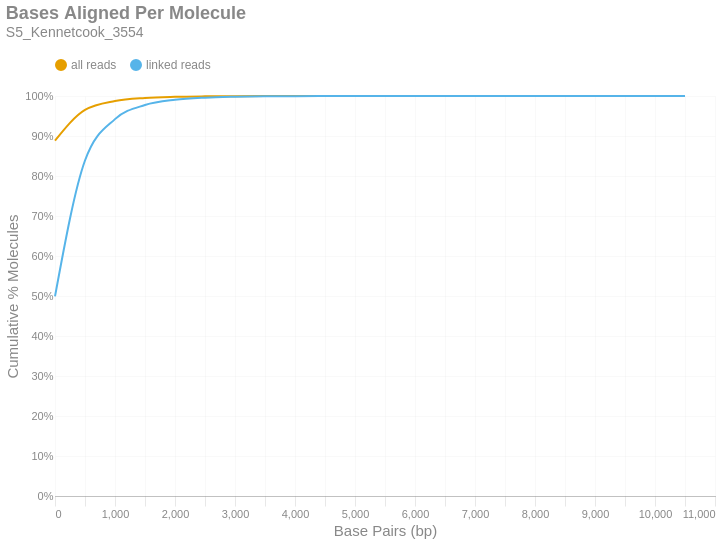

Source (notebook cell):
### Markdown cell above
### Bases Aligned Per Molecule
This is a cumulative frequency distribution showing the number of base pairs aligned per unique molecule. These data are shown in 500 bp bins. There are two distributions: one with `all reads` (yellow) and another with only `linked reads` (blue). The percent of molecules in the `linked reads` distribution is relative to the total number of linked molecules.

### Code cell
if SKIPLR:
    print_html(f"Skipped")
else:
    binned_df = consolidated_hist(valids['aligned_bp'], mask, 500, True)
    with SafeRender(binned_df):
        (
            density_plot(binned_df, 'Bases Aligned Per Molecule', samplename, 'basesper')
            .encode(
                x=alt.X('bin:Q', title="Base Pairs (bp)").axis(tickMinStep=500).scale(padding=0),
                y=alt.Y('value:Q', title='Cumulative % Molecules')
                    .axis(format='%')
                    .scale(domain = [0,1])
                    .stack(False),
                color=alt.Color("key:N").scale(domain = ["all reads", "linked reads"]),
                tooltip = [
                    alt.Tooltip("key:N", title = "Data Type"),
                    alt.Tooltip("range_label:N", title="Bases Aligned Per Molecule"),
                    alt.Tooltip("value:Q", format = ".2%", title="% Molecules (Cum.)")
                ]
            )
        ).display()

### Figure 1 — Vega-Lite specification as saved in the notebook (floating-point values rounded to 4 significant figures)
{"width": "container", "height": 400, "config": {"title": {"anchor": "start", "dy": -15, "fontSize": 18, "color": "#888888", "subtitleColor": "#888888", "subtitleFontSize": 14}, "arc": {"fill": "#0072B2"}, "axis": {"domainColor": "#888888", "domainWidth": 0.5, "gridWidth": 0.2, "grid": false, "titleFontWeight": 400, "titleFontSize": 15, "labelFontSize": 11, "labelColor": "#888888", "tickColor": "#888888", "tickWidth": 0.2, "titleColor": "#888888"}, "axisBand": {"grid": false}, "axisX": {"grid": true, "tickSize": 10, "domainCap": "round"}, "axisY": {"domain": false, "grid": true, "tickSize": 0, "domainCap": "round"}, "background": "transparent", "header": {"labelFontSize": 15, "labelColor": "#888888", "titleFontSize": 15, "titleFontWeight": 600, "titleColor": "#888888"}, "legend": {"labelFont": "sans-serif", "labelFontSize": 12, "labelColor": "#888888", "symbolSize": 100, "symbolType": "circle", "titleFontSize": 12, "titlePadding": 10, "titleColor": "#888888", "title": null, "orient": "top"}, "range": {"category": ["#E69F00", "#56B4E9", "#009E73", "#F0E442", "#0072B2", "#D55E00", "#CC79A7", "#000000"], "diverging": ["#cfe8f3", "#a2d4ec", "#73bfe2", "#46abdb", "#1696d2", "#12719e"]}, "area": {"fill": "#0072B2", "fillOpacity": 0.7, "line": true, "strokeOpacity": 0.7}, "line": {"color": "#0072B2", "stroke": "#0072B2", "strokeWidth": 2}, "trail": {"color": "#0072B2", "stroke": "#0072B2", "strokeWidth": 0, "size": 1}, "point": {"filled": true, "fillOpacity": 1.0, "size": 95}, "text": {"color": "#888888", "fontSize": 11, "align": "right", "fontWeight": 400, "size": 11}, "bar": {"fill": "#0072B2", "stroke": null}, "view": {"stroke": null, "continuousWidth": 660, "continuousHeight": 400}}, "data": {"name": "data-16a3444d3c530cead398be2d0760c8f7"}, "mark": {"type": "line", "interpolate": "monotone", "point": {"opacity": 0, "size": 275}}, "encoding": {"color": {"field": "key", "scale": {"domain": ["all reads", "linked reads"]}, "type": "nominal"}, "tooltip": [{"field": "key", "title": "Data Type", "type": "nominal"}, {"field": "range_label", "title": "Bases Aligned Per Molecule", "type": "nominal"}, {"field": "value", "format": ".2%", "title": "% Molecules (Cum.)", "type": "quantitative"}], "x": {"axis": {"tickMinStep": 500}, "field": "bin", "scale": {"padding": 0}, "title": "Base Pairs (bp)", "type": "quantitative"}, "y": {"axis": {"format": "%"}, "field": "value", "scale": {"domain": [0, 1]}, "stack": false, "title": "Cumulative % Molecules", "type": "quantitative"}}, "params": [{"name": "param_c36ac31b6afebe62", "select": {"type": "point", "fields": ["key"]}, "bind": "legend"}], "title": {"text": "Bases Aligned Per Molecule", "subtitle": "S5_Kennetcook_3554"}, "transform": [{"fold": ["all reads (cumsum)", "linked reads (cumsum)"]}, {"calculate": "replace(datum.key, ' (cumsum)', '')", "as": "key"}, {"filter": {"param": "param_c36ac31b6afebe62"}}], "usermeta": {"embedOptions": {"downloadFileName": "S5_Kennetcook_3554.basesper"}}, "$schema": "https://vega.github.io/schema/vega-lite/v6.1.0.json", "datasets": {"data-16a3444d3c530cead398be2d0760c8f7": [{"bin": "0.0", "interval": "0.0-500.0", "all reads": 0.8885, "linked reads": 0.4989, "all reads (cumsum)": 0.8885, "linked reads (cumsum)": 0.4989, "range_label": "0-499"}, {"bin": "500.0", "interval": "500.0-1000.0", "all reads": 0.07681, "linked reads": 0.3398, "all reads (cumsum)": 0.9653, "linked reads (cumsum)": 0.8387, "range_label": "500-999"}, {"bin": "1000.0", "interval": "1000.0-1500.0", "all reads": 0.02229, "linked reads": 0.1035, "all reads (cumsum)": 0.9876, "linked reads (cumsum)": 0.9422, "range_label": "1000-1499"}, {"bin": "1500.0", "interval": "1500.0-2000.0", "all reads": 0.007571, "linked reads": 0.03527, "all reads (cumsum)": 0.9952, "linked reads (cumsum)": 0.9774, "range_label": "1500-1999"}, {"bin": "2000.0", "interval": "2000.0-2500.0", "all reads": 0.0028, "linked reads": 0.01305, "all reads (cumsum)": 0.998, "linked reads (cumsum)": 0.9905, "range_label": "2000-2499"}, {"bin": "2500.0", "interval": "2500.0-3000.0", "all reads": 0.001142, "linked reads": 0.00532, "all reads (cumsum)": 0.9991, "linked reads (cumsum)": 0.9958, "range_label": "2500-2999"}, {"bin": "3000.0", "interval": "3000.0-3500.0", "all reads": 0.0004808, "linked reads": 0.00224, "all reads (cumsum)": 0.9996, "linked reads (cumsum)": 0.9981, "range_label": "3000-3499"}, {"bin": "3500.0", "interval": "3500.0-4000.0", "all reads": 0.0002335, "linked reads": 0.001088, "all reads (cumsum)": 0.9998, "linked reads (cumsum)": 0.9991, "range_label": "3500-3999"}, {"bin": "4000.0", "interval": "4000.0-4500.0", "all reads": 0.0001001, "linked reads": 0.0004664, "all reads (cumsum)": 0.9999, "linked reads (cumsum)": 0.9996, "range_label": "4000-4499"}, {"bin": "4500.0", "interval": "4500.0-5000.0", "all reads": 4.009e-05, "linked reads": 0.0001868, "all reads (cumsum)": 1.0, "linked reads (cumsum)": 0.9998, "range_label": "4500-4999"}, {"bin": "5000.0", "interval": "5000.0-5500.0", "all reads": 2.196e-05, "linked reads": 0.0001023, "all reads (cumsum)": 1.0, "linked reads (cumsum)": 0.9999, "range_label": "5000-5499"}, {"bin": "5500.0", "interval": "5500.0-6000.0", "all reads": 1.148e-05, "linked reads": 5.349e-05, "all reads (cumsum)": 1.0, "linked reads (cumsum)": 1.0, "range_label": "5500-5999"}, {"bin": "6000.0", "interval": "6000.0-6500.0", "all reads": 6.647e-06, "linked reads": 3.097e-05, "all reads (cumsum)": 1.0, "linked reads (cumsum)": 1.0, "range_label": "6000-6499"}, {"bin": "6500.0", "interval": "6500.0-7000.0", "all reads": 2.216e-06, "linked reads": 1.032e-05, "all reads (cumsum)": 1.0, "linked reads (cumsum)": 1.0, "range_label": "6500-6999"}, {"bin": "7000.0", "interval": "7000.0-7500.0", "all reads": 2.014e-07, "linked reads": 9.385e-07, "all reads (cumsum)": 1.0, "linked reads (cumsum)": 1.0, "range_label": "7000-7499"}, {"bin": "7500.0", "interval": "7500.0-8000.0", "all reads": 6.043e-07, "linked reads": 2.815e-06, "all reads (cumsum)": 1.0, "linked reads (cumsum)": 1.0, "range_label": "7500-7999"}, {"bin": "8000.0", "interval": "8000.0-8500.0", "all reads": 2.014e-07, "linked reads": 9.385e-07, "all reads (cumsum)": 1.0, "linked reads (cumsum)": 1.0, "range_label": "8000-8499"}, {"bin": "8500.0", "interval": "8500.0-9000.0", "all reads": 0.0, "linked reads": 0.0, "all reads (cumsum)": 1.0, "linked reads (cumsum)": 1.0, "range_label": "8500-8999"}, {"bin": "9000.0", "interval": "9000.0-9500.0", "all reads": 0.0, "linked reads": 0.0, "all reads (cumsum)": 1.0, "linked reads (cumsum)": 1.0, "range_label": "9000-9499"}, {"bin": "9500.0", "interval": "9500.0-10000.0", "all reads": 0.0, "linked reads": 0.0, "all reads (cumsum)": 1.0, "linked reads (cumsum)": 1.0, "range_label": "9500-9999"}, {"bin": "10000.0", "interval": "10000.0-10500.0", "all reads": 0.0, "linked reads": 0.0, "all reads (cumsum)": 1.0, "linked reads (cumsum)": 1.0, "range_label": "10000-10499"}, {"bin": "10500.0", "interval": "10500.0-11000.0", "all reads": 2.014e-07, "linked reads": 9.385e-07, "all reads (cumsum)": 1.0, "linked reads (cumsum)": 1.0, "range_label": "10500-10999"}]}}
